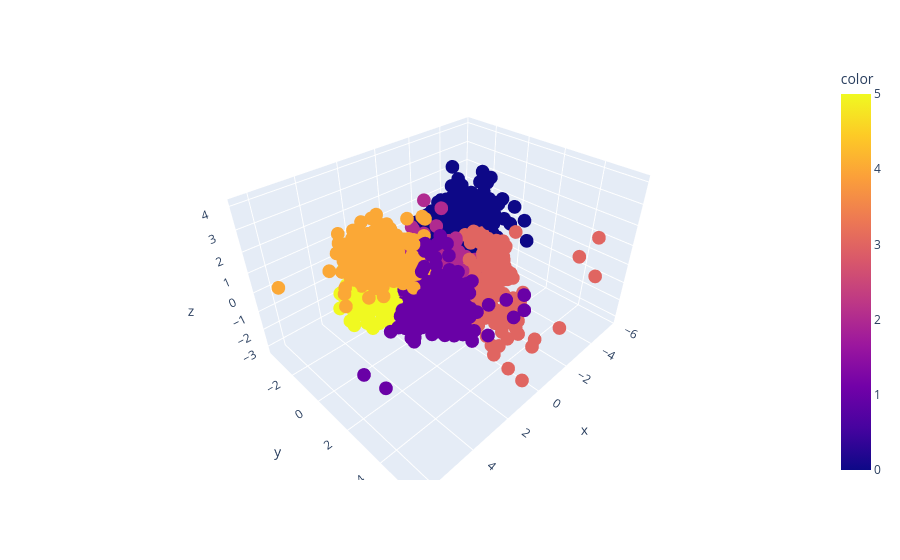

Notebook cell for this chart:
### Code cell
px.scatter_3d(x = X_pca[:,0],y =X_pca[:,1],z =X_pca[:,2],color = labels2)

### Figure 1 — Plotly figure (JSON) as saved in the notebook; plotly's stock layout.template omitted (floating-point values rounded to 4 significant figures; data arrays with more than 128 entries replaced by an {"elided": "..."} marker saying what was removed)
{"data": [{"hovertemplate": "x=%{x}<br>y=%{y}<br>z=%{z}<br>color=%{marker.color}<extra></extra>", "legendgroup": "", "marker": {"color": {"elided": "2235 int values"}, "coloraxis": "coloraxis", "symbol": "circle"}, "mode": "markers", "name": "", "scene": "scene", "showlegend": false, "type": "scatter3d", "x": {"elided": "2235 float values"}, "y": {"elided": "2235 float values"}, "z": {"elided": "2235 float values"}}], "layout": {"coloraxis": {"colorbar": {"title": {"text": "color"}}, "colorscale": [[0, "#0d0887"], [0.1111, "#46039f"], [0.2222, "#7201a8"], [0.3333, "#9c179e"], [0.4444, "#bd3786"], [0.5556, "#d8576b"], [0.6667, "#ed7953"], [0.7778, "#fb9f3a"], [0.8889, "#fdca26"], [1, "#f0f921"]]}, "legend": {"tracegroupgap": 0}, "margin": {"t": 60}, "scene": {"domain": {"x": [0, 1], "y": [0, 1]}, "xaxis": {"title": {"text": "x"}}, "yaxis": {"title": {"text": "y"}}, "zaxis": {"title": {"text": "z"}}}}}
